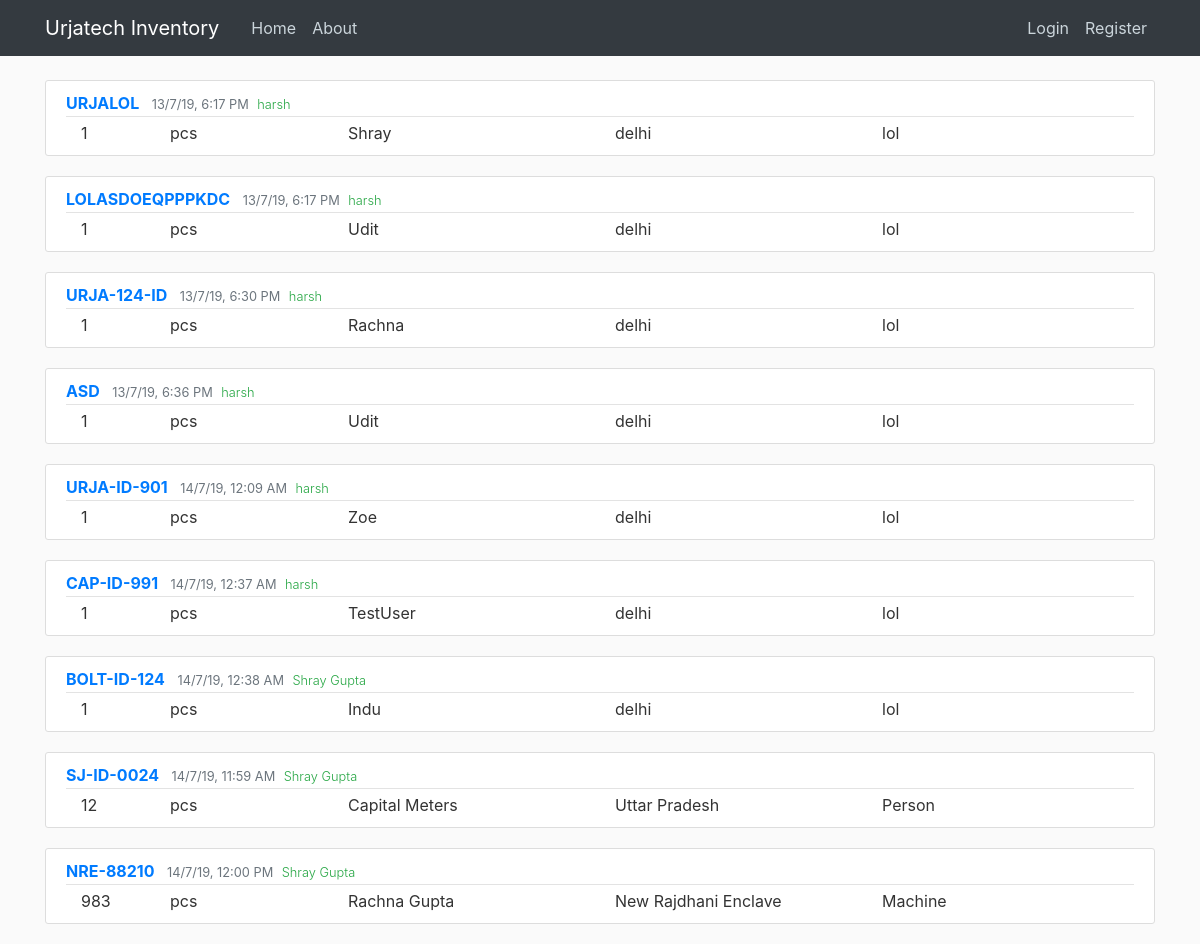
Page /home on the earlier database version.
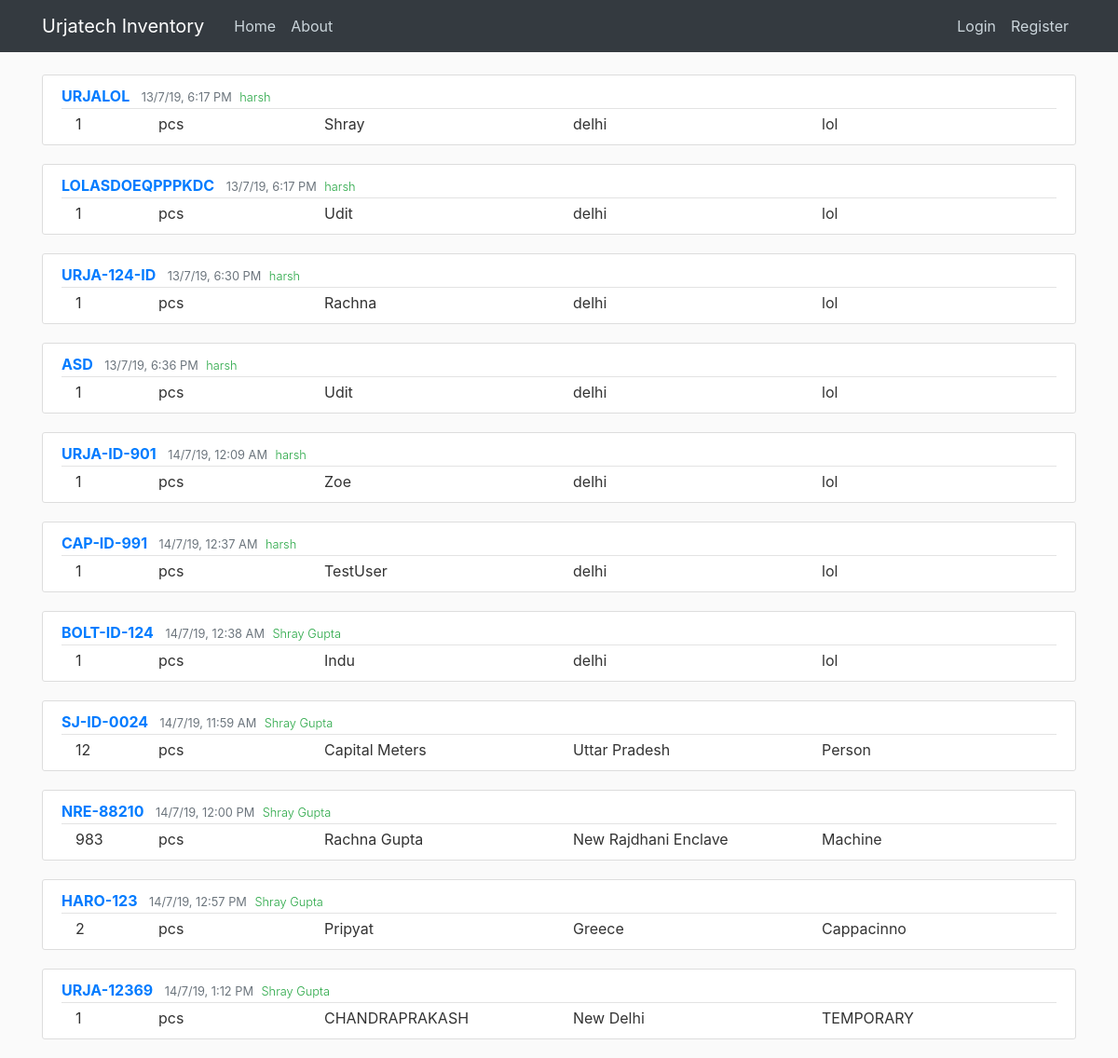
Same page on the later database version.
### flaskblog/models.py (models this page shows, shortened)
class Post(db.Model):
    id = db.Column(db.Integer, primary_key=True)
    material_id = db.Column(db.String(50), nullable=False)
    numbers_issued = db.Column(db.Integer)
    unit = db.Column(db.String(10))
    person = db.Column(db.String(20))
    location = db.Column(db.String(50))
    type_issued = db.Column(db.String(20))
    date_posted = db.Column(db.DateTime, nullable=False, default=datetime.now)
    user_id = db.Column(db.Integer, db.ForeignKey('user.id'))

class User(db.Model, UserMixin):
    id = db.Column(db.Integer, primary_key=True)
    name = db.Column(db.String(30), nullable=False)
    username = db.Column(db.String(20), unique=True, nullable=False)
    email = db.Column(db.String(100), unique=True, nullable=False)
    image_file = db.Column(db.String(20), nullable=False, default='56c6632a3ab0abec.jpg')
    password = db.Column(db.String(60), nullable=False)
    posts = db.relationship('Post', backref='author', lazy=True)

### flaskblog/routes.py (the view)
@app.route("/")
@app.route("/home")
def home():
    posts = Post.query.all()
    return render_template('home.html', posts=posts)

### flaskblog/templates/home.html
{% extends "layout.html" %}
{% block content %}
{% for post in posts %}
<article class="media content-section">
  <div class="media-body">
    <div class="article-metadata">
        <a class="mr-2 text-uppercase font-weight-bold" href="{{ url_for('post', post_id=post.id) }}"> {{ post.material_id }}</a>
        <small class="text-muted">{{ post.date_posted.strftime("%d/%-m/%-y, %-I:%M %p")}}</small>
        <small class="font-weight-light text-success ml-1">{{ post.author.name }}</small>
      </div>
      <div class="container mr-1">
        <div class="row">
          <div class="col-1">
            {{ post.numbers_issued }}
          </div>
          <div class="col-2">
            {{ post.unit }}
          </div>
          <div class="col-3">
            {{ post.person }}
          </div>
          <div class="col-3">
            {{ post.location }}
          </div>
          <div class="col-1">
            {{ post.type_issued }}
          </div>
        </div>
      </div>
    </div>
  </article>
  {% endfor %}
  {% endblock content %}

### flaskblog/templates/layout.html (shortened to what this page needs)
<!DOCTYPE html>
<html lang="en">
<head>
    <link rel="stylesheet" href="https://stackpath.bootstrapcdn.com/bootstrap/4.3.1/css/bootstrap.min.css">
    <link rel="stylesheet" type="text/css" href="{{ url_for('static', filename='main.css')}}">
</head>
<body>
<header class="site-header">
    <nav class="navbar navbar-expand-md navbar-dark bg-dark fixed-top">
        <div class="container">
            <a class="navbar-brand mr-4" href="/">Urjatech Inventory</a>
            <div class="collapse navbar-collapse" id="navbarToggle">
                <div class="navbar-nav mr-auto">
                    <a class="nav-item nav-link" href="{{ url_for('home')}}">Home</a>
                    <a class="nav-item nav-link" href="{{ url_for('about')}}">About</a>
                </div>
                <div class="navbar-nav">
                    {% if current_user.is_authenticated %}
                        <a class="nav-item nav-link" href="{{ url_for('new_post')}}">New Post</a>
                        <a class="nav-item nav-link" href="{{ url_for('account')}}">Account</a>
                        <a class="nav-item nav-link" href="{{ url_for('logout')}}">Logout</a>
                    {% else %}
                        <a class="nav-item nav-link" href="{{ url_for('login')}}">Login</a>
                        <a class="nav-item nav-link" href="{{ url_for('register')}}">Register</a>
                    {% endif %}
                </div>
            </div>
        </div>
    </nav>
</header>
<main role="main" class="container">
    <div class="row">
        <div class="col-md-12">
            {% block content %}{% endblock %}
        </div>
    </div>
</main>
</body>
</html>

### flaskblog/static/main.css (style rules this page uses)
body { background: #fafafa; color: #333333; margin-top: 5rem; }
.site-header .navbar-nav .nav-link { color: #cbd5db; }
.content-section { background: #ffffff; padding: 10px 20px; border: 1px solid #dddddd; border-radius: 3px; margin-bottom: 20px; }
.article-metadata { padding-bottom: 1px; margin-bottom: 4px; border-bottom: 1px solid #e3e3e3 }

Differences in the rows shown:
added Post: material_id "HARO-123", date_posted "14/7/19, 12:57 PM", author.name "Shray Gupta", numbers_issued "2", unit "pcs", person "Pripyat", location "Greece", type_issued "Cappacinno"
added Post: material_id "URJA-12369", date_posted "14/7/19, 1:12 PM", author.name "Shray Gupta", numbers_issued "1", unit "pcs", person "CHANDRAPRAKASH", location "New Delhi", type_issued "TEMPORARY"
